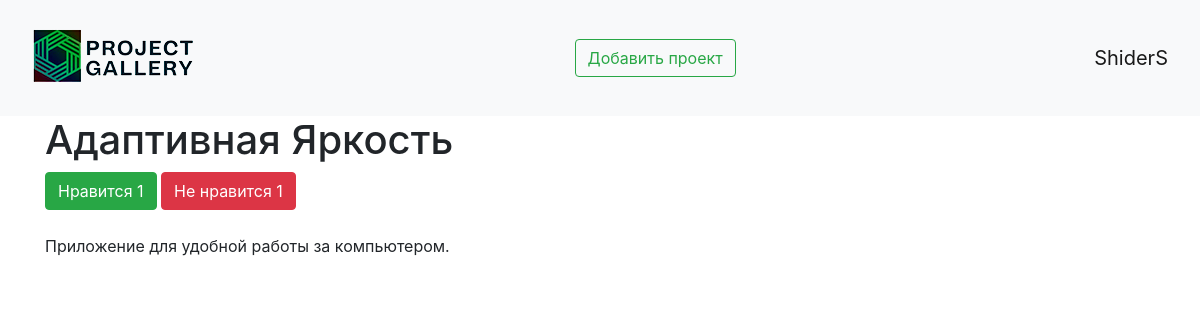
Page /viewing_project/13 (signed in) on the committed database.
### data/user.py (models this page shows, shortened)
class User(SqlAlchemyBase, UserMixin, SerializerMixin):
    __tablename__ = 'users'
    id = sqlalchemy.Column(sqlalchemy.Integer,
                           primary_key=True, autoincrement=True)
    name = sqlalchemy.Column(sqlalchemy.String, nullable=True)
    about = sqlalchemy.Column(sqlalchemy.String, nullable=True)
    email = sqlalchemy.Column(sqlalchemy.String,
                              index=True, unique=True, nullable=True)
    hashed_password = sqlalchemy.Column(sqlalchemy.String, nullable=True)
    created_date = sqlalchemy.Column(sqlalchemy.DateTime,
                                     default=datetime.datetime.now)
    is_developer = sqlalchemy.Column(sqlalchemy.Boolean, nullable=True, default=False)
    projects = orm.relation("Projects", back_populates='user')
    likes = sqlalchemy.ARRAY(sqlalchemy.Integer)
    dislikes = sqlalchemy.ARRAY(sqlalchemy.Integer)

### data/projects.py (models this page shows)
class Projects(SqlAlchemyBase, SerializerMixin):
    __tablename__ = 'projects'
    id = sqlalchemy.Column(sqlalchemy.Integer,
                           primary_key=True, autoincrement=True)
    title = sqlalchemy.Column(sqlalchemy.String, nullable=True)
    content = sqlalchemy.Column(sqlalchemy.String, nullable=True)
    created_date = sqlalchemy.Column(sqlalchemy.DateTime,
                                     default=datetime.datetime.now)
    is_private = sqlalchemy.Column(sqlalchemy.Boolean, default=True)
    is_confirmed = sqlalchemy.Column(sqlalchemy.Boolean, nullable=True, default=False)
    is_deleted = sqlalchemy.Column(sqlalchemy.Boolean, nullable=True, default=False)
    image = sqlalchemy.Column()
    like = sqlalchemy.Column(sqlalchemy.Integer, default=0)
    dislike = sqlalchemy.Column(sqlalchemy.Integer, default=0)
    user_id = sqlalchemy.Column(sqlalchemy.Integer,
                                sqlalchemy.ForeignKey("users.id"))
    user = orm.relation('User')

### main.py (the view)
@app.route('/viewing_project/<int:id>', methods=['GET', 'POST'])
@login_required
def viewing_project(id):
    db_sess = db_session.create_session()
    projects = db_sess.query(Projects).filter(Projects.id == id).first()
    return render_template("viewing_project.html", projects=projects)

### data/db_session.py (called while the page is built)
def create_session() -> Session:
    global __factory
    return __factory()

### main.py (called while the page is built)
@login_manager.user_loader
def load_user(user_id):
    db_sess = db_session.create_session()
    return db_sess.query(User).get(user_id)

### templates/viewing_project.html (shortened to what this page needs)
{% extends "base.html" %}
{% block content %}
<h1>{{ projects.title }}</h1>
<div>
    <a href="/like_projects/{{ projects.id }}" class="btn btn-success">
        Нравится {{ projects.like }}
    </a>
    <a href="/dislike_projects/{{ projects.id }}" class="btn btn-danger">
        Не нравится {{ projects.dislike }}
    </a>
</div><br>
<p>{{ projects.content }}</p>
{% endblock %}

### templates/base.html (shortened to what this page needs)
<!doctype html>
<html lang="en">
<head>
    <link rel="stylesheet"
          href="https://stackpath.bootstrapcdn.com/bootstrap/4.4.1/css/bootstrap.min.css"
>
</head>
<body>
<header>
    <nav class="navbar navbar-light bg-light">
        <a href="/"><img src="/static/img/small_logo2.png" alt="здесь должна была быть картинка, но не нашлась"></a>
        <a href="projects" class="btn btn-outline-success">Добавить проект</a>
        {% if current_user.is_authenticated %}
    <a class="navbar-brand" href="/user_profile">{{ current_user.name }}</a>
{% else %}
    <p>
        <a class="btn btn-primary " href="/register">Зарегистрироваться</a>
        <a class="btn btn-success" href="/login">Войти</a>
    </p>
{% endif %}
    </nav>
</header>
<main role="main" class="container">
    {% block content %}{% endblock %}
</main>
</body>
</html>

### rows in the picture
User: name "ShiderS"
Projects: title "Адаптивная Яркость", like "1", dislike "1", content "Приложение для удобной работы за компьютером."
